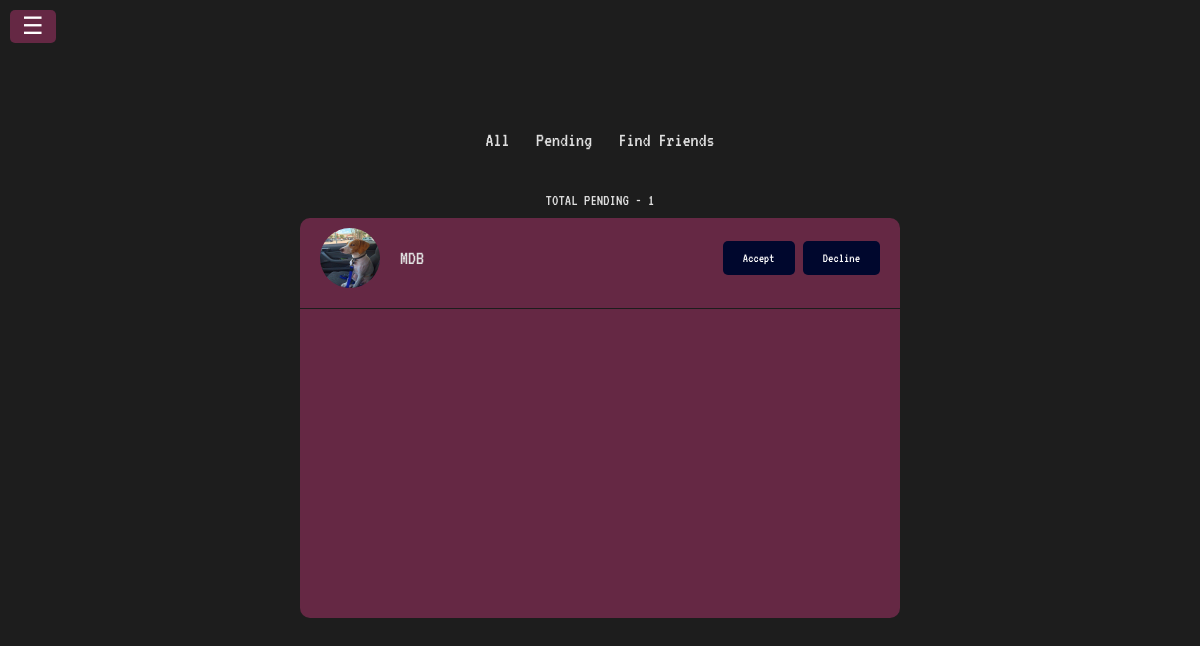
Screenshot of /friend-requests (signed in) with the database file from the repository.
### app/models.py (models this page shows, shortened)
class FriendRequest(models.Model):
    sender = models.ForeignKey(User, on_delete=models.CASCADE, related_name="sender")
    receiver = models.ForeignKey(User, on_delete=models.CASCADE, related_name="receiver")

class UserProfile(models.Model):
    user = models.OneToOneField(User, on_delete=models.CASCADE, related_name="profile")
    screen_name = models.CharField(max_length=50)
    image = models.ImageField(upload_to="", null=True, blank=True)
    friends = models.ManyToManyField(User, related_name="friends", blank=True )
    blocked_users = models.ManyToManyField(User, related_name='blocked_by', blank=True)

### app/views.py (the view)
# urls.py: path("friend-requests", friend_requests_view, name="friend_requests"),
@login_required(login_url="login")
def friend_requests_view(request: HttpRequest):
    context = {}
    try:
        friend_requests_list = FriendRequest.objects.filter(receiver=request.user)
        invites = InviteNotification.objects.filter(receiver=request.user)
    except:
        friend_requests_list = None
    context["friend_requests_list"] = friend_requests_list
    context["invites"] = invites
    return render(request, "friend_requests.html", context)

### app/templates/friend_requests.html
{% extends "friend_management.html" %}
{% load static %}
{% block friends %}
<div class = 'form-container'>
{% if friend_requests_list.all.count == 0 %}
<div class="no_recent_updates">
    <p>You have no pending friend requests.</p>
</div>
{% else %}
<div class="model-count">
    <p>TOTAL PENDING - {{friend_requests_list.all.count}}</p>
</div>
    <div class="result-container">
        <ul>
            {% for friend_request in friend_requests_list.all %}
            <li>
            <div class="wrapper">
            {% if friend_request.sender.profile.image %}
            <img src="{{friend_request.sender.profile.image.url}}">
            {% else %}
            <img src="{% static "images/default-user.jpg" %}">
            {% endif %}
            <p>{{friend_request.sender}}</p>
            </div>
            <div class="btns">
                <a href="{% url "accept_friend" friend_request.sender %}"><button>Accept</button></a>
                <a href="{% url "decline_friend" friend_request.sender %}"><button>Decline</button></a>
            </div>
            </li>
            {% endfor %}
        </ul>
    </div>
{% endif %}
</div>
{% endblock friends %}

### app/static/styles/styles.css (style rules this page uses)
* { margin: 0; padding: 0; font-family: 'VT323', monospace; }
body { background-color: #1d1d1d; }
button { padding: 10px 20px; border: none; border-radius: 5px; cursor: pointer; background-color: #662542; color: white; transition: background-color 0.3s, color 0.3s; }
.form-container { display: flex; justify-content: center; align-items: center; height: 100vh; flex-direction: column; }
.result-container { width: 600px; height: 400px; background-color: #652844; overflow-y: scroll; scrollbar-width: none; border-radius: 10px; color: #e0e0e0; font-size: 20px; }
.result-container img { height: 30px; width: 30px; border-radius: 10px; }
.result-container .wrapper { display: flex; align-items: center; gap: 20px; }
.model-count { padding: 10px; color: #e0e0e0; }
.result-container ul li { display: flex; justify-content: space-between; align-items: center; padding: 10px 20px 20px; gap: 10px; list-style-type: none; border-bottom: #1d1d1d solid .5px; }
.result-container ul li img { height: 60px; width: 60px; border-radius: 50px; }
.result-container ul li a { color: white; text-decoration: none; }
::placeholder { color: #676767; }
.result-container button { background-color: #00072d; }

### rows the page displays
FriendRequest: sender.profile.image (picture), sender "MDB"

### other values shown
{{ friend_requests_list.all.count }} "1"
